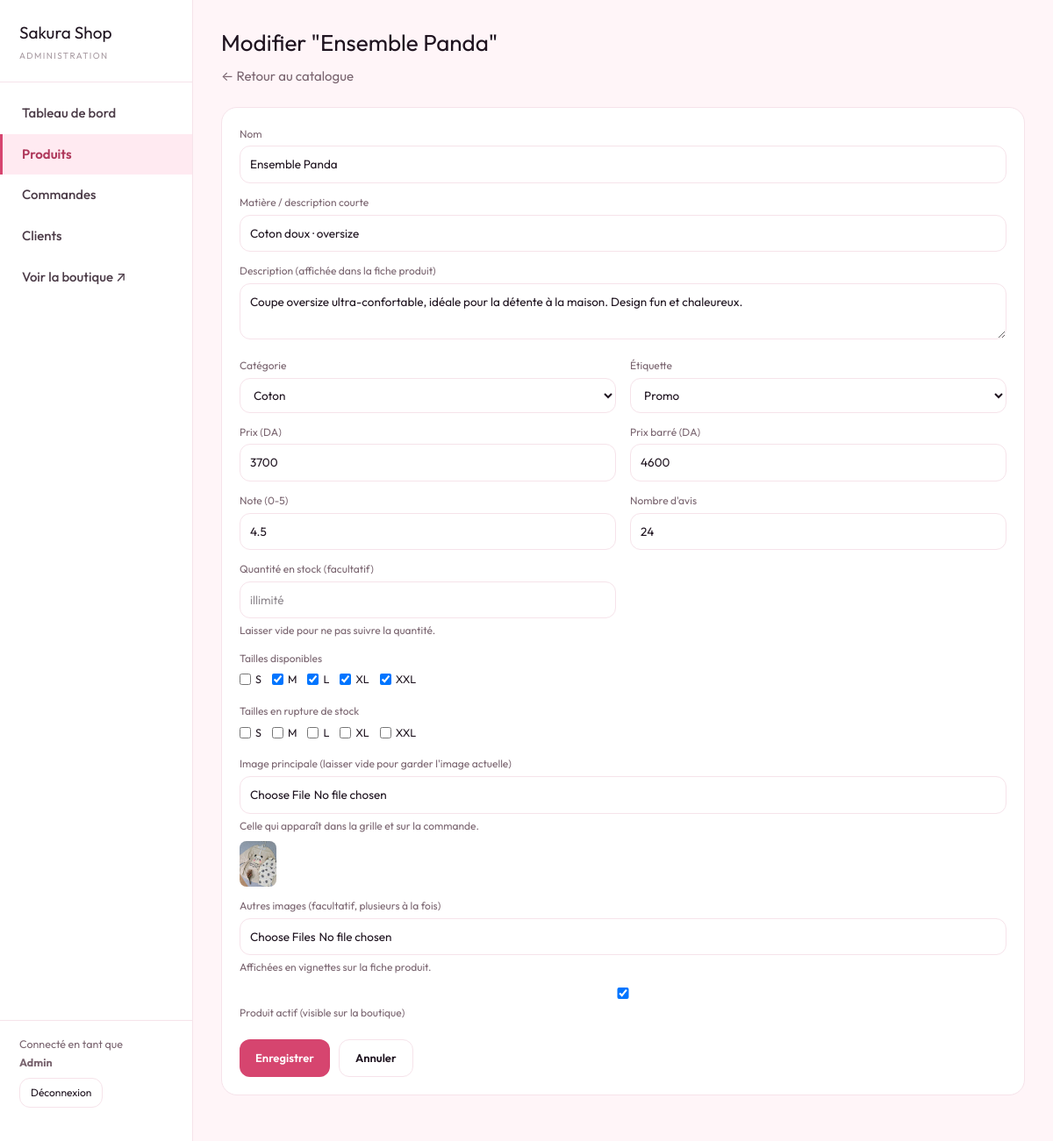
Screenshot of /admin/product-form.php?edit=2 (signed in) with the database file from the repository.
### tables this page shows
CREATE TABLE products (
  id                  INT AUTO_INCREMENT PRIMARY KEY,
  name                VARCHAR(150) NOT NULL,
  material            VARCHAR(150) DEFAULT NULL,
  description         TEXT,
  category            VARCHAR(40)  NOT NULL DEFAULT 'coton',
  price               INT NOT NULL,
  original_price      INT NOT NULL,
  rating              DECIMAL(2,1) NOT NULL DEFAULT 5.0,
  review_count        INT NOT NULL DEFAULT 0,
  sizes               VARCHAR(100) NOT NULL DEFAULT 'S,M,L,XL',
  out_of_stock_sizes  VARCHAR(100) NOT NULL DEFAULT '',
  stock               INT DEFAULT NULL COMMENT 'NULL = not tracked',
  tag                 ENUM('','new','off','low') NOT NULL DEFAULT '',
  image_path          VARCHAR(255) DEFAULT NULL,
  active              TINYINT(1) NOT NULL DEFAULT 1,
  created_at          DATETIME NOT NULL DEFAULT CURRENT_TIMESTAMP,
  updated_at          DATETIME NOT NULL DEFAULT CURRENT_TIMESTAMP ON UPDATE CURRENT_TIMESTAMP
);

### admin/includes/guard.php (called while the page is built, shortened)
<?php
function h(string $s): string
{
    return htmlspecialchars($s, ENT_QUOTES, 'UTF-8');
}

### admin/product-form.php (the view, shortened to what this page needs)
<?php
require __DIR__ . '/includes/guard.php';
$SIZE_OPTIONS = ['S', 'M', 'L', 'XL', 'XXL'];
$CATEGORY_OPTIONS = ['coton' => 'Coton', 'satin' => 'Satin', 'boutonne' => 'Boutonnés'];
$TAG_OPTIONS = ['' => 'Aucun', 'new' => 'Nouveau', 'off' => 'Promo', 'low' => 'Stock limité'];
$editing = null;
if (isset($_GET['edit'])) {
    $stmt = $pdo->prepare('SELECT * FROM products WHERE id = ?');
    $stmt->execute([(int)$_GET['edit']]);
    $editing = $stmt->fetch() ?: null;
}
require __DIR__ . '/includes/header.php';
?>
<h1><?= $editing ? 'Modifier "' . h($editing['name']) . '"' : 'Ajouter un produit' ?></h1>
<p class="sub"><a href="products.php">← Retour au catalogue</a></p>
<div class="panel">
  <form method="post" enctype="multipart/form-data">
    <div class="frm">
      <div class="full"><label>Nom</label><input name="name" required value="<?= h($editing['name'] ?? '') ?>"></div>
      <div class="full"><label>Matière / description courte</label><input name="material" value="<?= h($editing['material'] ?? '') ?>"></div>
      <div class="full"><label>Description (affichée dans la fiche produit)</label><textarea name="description" rows="2"><?= h($editing['description'] ?? '') ?></textarea></div>
      <div>
        <label>Catégorie</label>
        <select name="category">
          <?php foreach ($CATEGORY_OPTIONS as $val => $label): ?>
            <option value="<?= h($val) ?>" <?= ($editing['category'] ?? 'coton') === $val ? 'selected' : '' ?>><?= h($label) ?></option>
          <?php endforeach; ?>
        </select>
      </div>
      <div>
        <label>Étiquette</label>
        <select name="tag">
          <?php foreach ($TAG_OPTIONS as $val => $label): ?>
            <option value="<?= h($val) ?>" <?= ($editing['tag'] ?? '') === $val ? 'selected' : '' ?>><?= h($label) ?></option>
          <?php endforeach; ?>
        </select>
      </div>
      <div><label>Prix (DA)</label><input type="number" name="price" min="0" required value="<?= h((string)($editing['price'] ?? '')) ?>"></div>
      <div><label>Prix barré (DA)</label><input type="number" name="original_price" min="0" required value="<?= h((string)($editing['original_price'] ?? '')) ?>"></div>
      <div><label>Note (0-5)</label><input type="number" step="0.1" min="0" max="5" name="rating" value="<?= h((string)($editing['rating'] ?? '5')) ?>"></div>
      <div><label>Nombre d'avis</label><input type="number" min="0" name="review_count" value="<?= h((string)($editing['review_count'] ?? '0')) ?>"></div>
      <div>
        <label>Quantité en stock <span style="font-weight:400;color:#7A6570">(facultatif)</span></label>
        <input type="number" min="0" name="stock" placeholder="illimité"
               value="<?= h($editing && $editing['stock'] !== null ? (string)$editing['stock'] : '') ?>">
        <small style="display:block;margin-top:4px;color:#7A6570">Laisser vide pour ne pas suivre la quantité.</small>
      </div>
      <div class="full">
        <label>Tailles disponibles</label>
        <div class="checks">
          <?php $sel = $editing ? explode(',', $editing['sizes']) : []; ?>
          <?php foreach ($SIZE_OPTIONS as $s): ?>
            <label><input type="checkbox" name="sizes[]" value="<?= $s ?>" <?= in_array($s, $sel, true) ? 'checked' : '' ?>><?= $s ?></label>
          <?php endforeach; ?>
        </div>
      </div>
      <div class="full">
        <label>Tailles en rupture de stock</label>
        <div class="checks">
          <?php $out = $editing ? explode(',', $editing['out_of_stock_sizes']) : []; ?>
          <?php foreach ($SIZE_OPTIONS as $s): ?>
            <label><input type="checkbox" name="out_sizes[]" value="<?= $s ?>" <?= in_array($s, $out, true) ? 'checked' : '' ?>><?= $s ?></label>
          <?php endforeach; ?>
        </div>
      </div>
      <div class="full">
        <label>Image principale <?= $editing ? '(laisser vide pour garder l\'image actuelle)' : '' ?></label>
        <input type="file" name="image" accept=".jpg,.jpeg,.png,.webp" <?= $editing ? '' : 'required' ?>>
        <small style="display:block;margin-top:4px;color:#7A6570">Celle qui apparaît dans la grille et sur la commande.</small>
        <?php if ($editing && $editing['image_path']): ?>
          <img class="thumb" style="margin-top:8px" src="../<?= h($editing['image_path']) ?>" alt="">
        <?php endif; ?>
      </div>
      <div class="full">
        <label>Autres images <span style="font-weight:400;color:#7A6570">(facultatif, plusieurs à la fois)</span></label>
        <input type="file" name="gallery[]" accept=".jpg,.jpeg,.png,.webp" multiple>
        <small style="display:block;margin-top:4px;color:#7A6570">Affichées en vignettes sur la fiche produit.</small>
      </div>
      <div class="full">
        <label><input type="checkbox" name="active" value="1" <?= (!$editing || $editing['active']) ? 'checked' : '' ?>> Produit actif (visible sur la boutique)</label>
      </div>
    </div>
    <div style="margin-top:16px;display:flex;gap:10px">
      <button class="btn rose" type="submit"><?= $editing ? 'Enregistrer' : 'Créer le produit' ?></button>
      <a class="btn ghost" href="products.php">Annuler</a>
    </div>
  </form>
</div>
<?php require __DIR__ . '/includes/footer.php'; ?>

### admin/assets/admin.css (style rules this page uses)
:root { --ground: #FFFFFF; --surface: #FFF5F8; --accent: #D6456F; --accent-soft: #FFEAF1; --on-accent: #FFFFFF; --footer-bg: #1F1420; --footer-text: #EBD8E0; --r-pill: 999px; --r-lg: 24px; --r-md: 18px; --r-sm: 12px; --r-xs: 8px; --shadow-modal: 0 24px 60px rgba(20,10,18,.28); --page: var(--surface); --paper: var(--ground); --ink: #1F1420; --ink-2: #4C3C48; --rose: var(--accent); --rose-dk: #AF385B; --rose-lt: var(--accent-soft); --sale: #C42E4F; --gold: #C9A227; --sage: #5C8A6B; --grey: #7A6570; --grey-2: #A89BA2; --line: #F6E3EA; --sans: Outfit,"Segoe UI",Roboto,-apple-system,BlinkMacSystemFont,Helvetica,Arial,sans-serif; --arabic: Cairo,"Segoe UI",Tahoma,Arial,sans-serif; }
* { box-sizing: border-box; }
body { margin: 0; background: var(--page); color: var(--ink); font-family: var(--sans); font-size: 15px; line-height: 1.65; }
a { color: inherit; text-decoration: none; }
.main h1 { font-family: var(--sans); font-weight: 400; font-size: 26px; margin: 0 0 4px; }
.main .sub { color: var(--grey); margin: 0 0 22px; }
img.thumb { width: 42px; height: 52px; object-fit: cover; border-radius: var(--r-xs); background: var(--page); }
img.thumb, .thumb-sm, .rec-thumb { cursor: zoom-in; }
.panel { background: var(--paper); border: 1px solid var(--line); border-radius: var(--r-md); padding: 20px; margin-bottom: 24px; }
.frm { display: grid; grid-template-columns: 1fr 1fr; gap: 12px 16px; }
.frm .full { grid-column: 1/-1; }
.frm label { display: block; font-size: 12px; color: var(--grey); margin-bottom: 4px; }
.frm input, .frm select, .frm textarea { width: 100%; border: 1px solid var(--line); border-radius: var(--r-sm); padding: 9px 11px; font-size: 13.5px; font-family: inherit; }
.checks { display: flex; gap: 12px; flex-wrap: wrap; }
.checks label { display: flex; align-items: center; gap: 5px; font-size: 12.5px; color: var(--ink); }
.btn { display: inline-flex; align-items: center; gap: 6px; background: var(--ink); color: #fff; border: 0; border-radius: var(--r-sm); padding: 10px 18px; font-size: 13px; font-weight: 600; cursor: pointer; }
.btn.rose { background: var(--rose); }
.btn.ghost { background: none; border: 1px solid var(--line); color: var(--ink); }

### rows the page displays
products: name "Ensemble Panda", material "Coton doux · oversize", description "Coupe oversize ultra-confortable, idéale pour la détente à la maison. Design fun et chaleureux.", category "Coton", tag "Promo", price "3700", original_price "4600", rating "4.5", review_count "24", sizes "☑", image_path (picture), active "☑"

### other values shown
$item[1] "Tableau de bord"
$item[1] "Produits"
$item[1] "Commandes"
$item[1] "Clients"
$admin['name'] "Admin"
$s "S"
$s "M"
$s "L"
$s "XL"
$s "XXL"
